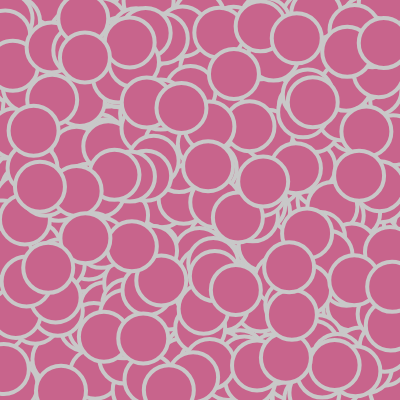
Frame 1 (no input)
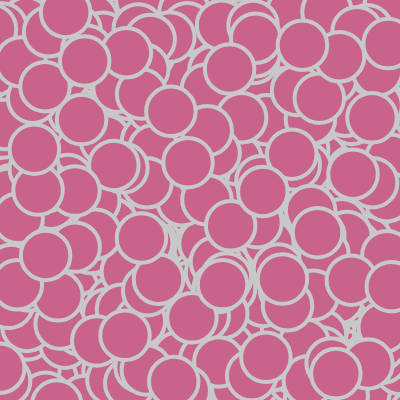
Frame 60 (no input)
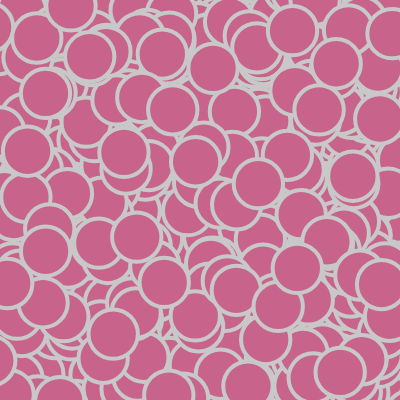
Frame 120 (the mouse pressed at the canvas centre since frame 60)

The p5.js sketch that drew these frames (run headless with seeded random() and noise() and a simulated clock; from frame 60 on, the mouse is pressed at the canvas centre):

// p5.js sketch
// ── sketch.js
//var s;

var bubbles = [];



function setup() {
  createCanvas(400, 400);
  ellipseMode(CENTER);
  for (var i = 0; i < 1000; i++) {
    bubbles[i] = new Bubble();
  }
}

function draw() {
  background(20);

  for (var i = 0; i < bubbles.length; i++) {

    bubbles[i].display();
    bubbles[i].shake();
    bubbles[i].sizeflux();
  }

}




function Bubble() {
    
    this.x = random(0, width),
    this.y = random(0, height),
    this.sze = 50,
    this.p = 0,
    
    this.display =function() {
      stroke(200);
      strokeWeight(4);
      fill(200, 100, 140);
      ellipse(this.x, this.y, this.sze, this.sze);

    },
    
    this.shake = function() {
      this.x += random(-2, 2);
      this.y += random(-2, 2);
    },
    
    this.sizeflux = function() {

      this.sze = map(noise(this.p), 0, 1, 20, 100);
      this.p = this.p + 0.01;

    }

}
